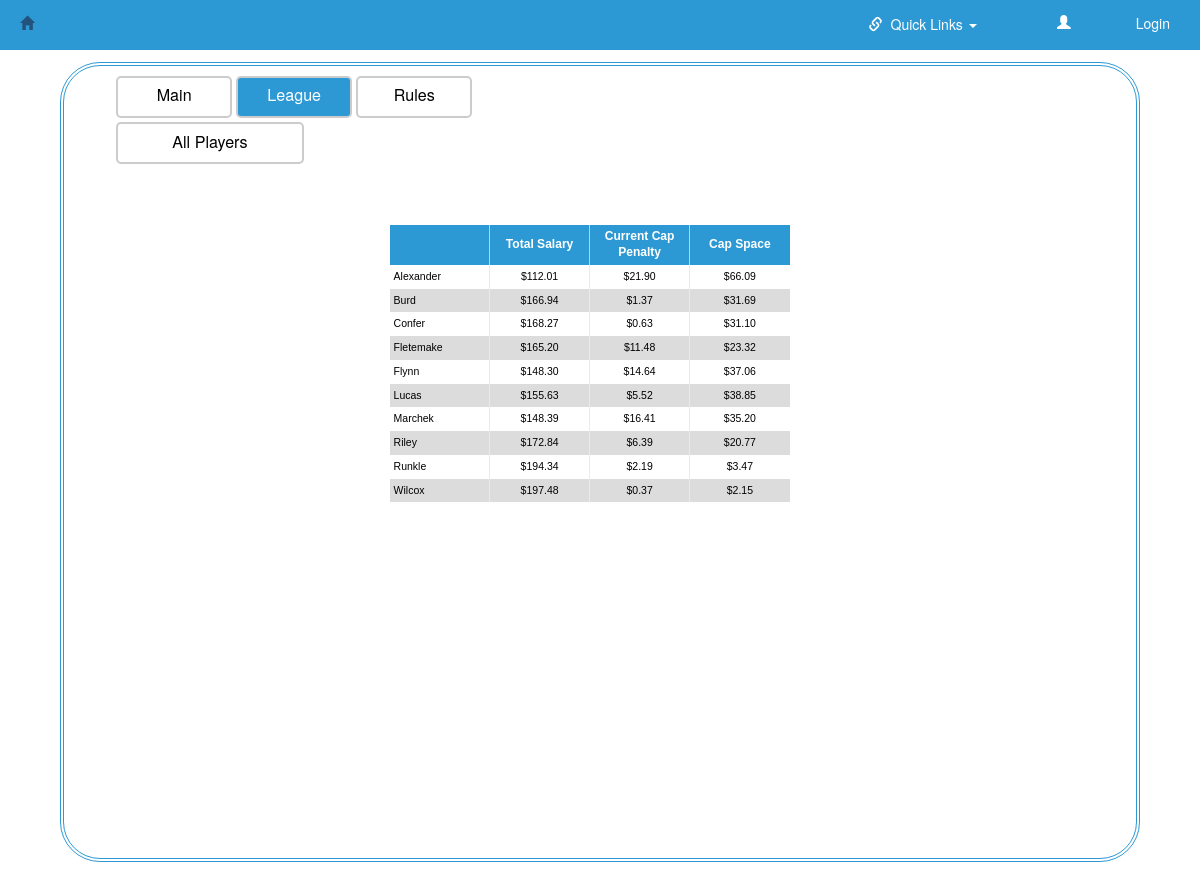
Page /league/cap_summary on the committed database.
### dyno/models.py (models this page shows, shortened)
class Player(models.Model):
    position = models.CharField(max_length=3)
    name = models.CharField(max_length=60)
    team = models.CharField(max_length=20)
    contract_type = models.CharField(max_length=20)
    total_value = models.DecimalField(max_digits=5, decimal_places=2)
    signing_bonus = models.DecimalField(max_digits=5, decimal_places=2)
    salary = models.DecimalField(max_digits=5, decimal_places=2)
    yr1_salary = models.DecimalField(max_digits=5, decimal_places=2)
    yr2_salary = models.DecimalField(max_digits=5, decimal_places=2, null=True, blank=True)
    yr3_salary = models.DecimalField(max_digits=5, decimal_places=2, null=True, blank=True)
    yr4_salary = models.DecimalField(max_digits=5, decimal_places=2, null=True, blank=True)
    yr5_salary = models.DecimalField(max_digits=5, decimal_places=2, null=True, blank=True)
    yr1_sb = models.DecimalField(max_digits=5, decimal_places=2)
    yr2_sb = models.DecimalField(max_digits=5, decimal_places=2, null=True, blank=True)
    yr3_sb = models.DecimalField(max_digits=5, decimal_places=2, null=True, blank=True)
    yr4_sb = models.DecimalField(max_digits=5, decimal_places=2, null=True, blank=True)
    yr5_sb = models.DecimalField(max_digits=5, decimal_places=2, null=True, blank=True)
    notes = models.TextField(null=True, blank=True)
    yr1_role = models.CharField(max_length=8, null=True, blank=True)
    yr2_role = models.CharField(max_length=8, null=True, blank=True)
    yr3_role = models.CharField(max_length=8, null=True, blank=True)
    yr4_role = models.CharField(max_length=8, null=True, blank=True)
    yr5_role = models.CharField(max_length=8, null=True, blank=True)

### dyno/views.py (the view)
# urls.py: url(r'^league/cap_summary$', views.leaguecapsummary, name='league page - cap summary'),
def leaguecapsummary(request):
    a = Player.objects.all()
    team_list = []
    salary_list = []
    current_cap_penalty = []
    cap_space = []
    for x in a:
        team_list.append(x.team)
    team_list = list(set(team_list))
    team_list = sorted(team_list)
    for x in range(len(team_list)):
        salary_list.append(Decimal(0))
        current_cap_penalty.append(Decimal(0))
        cap_space.append(Decimal(0))
    for x in a:
        for y in range(len(team_list)):
            if x.team == team_list[y]:
                salary_list[y] += (Decimal(x.yr1_salary)+Decimal(x.yr1_sb))
    b = Team.objects.all()
    for x in b:
        for y in range(len(team_list)):
            if x.internal_name == team_list[y]:
                current_cap_penalty[y] += Decimal(x.yr1_cap_penalty)
    for x in range(len(team_list)):
        cap_space[x] = Decimal(200) - salary_list[x] - current_cap_penalty[x]
    summary_data = []
    for x in range(len(team_list)):
        summary_data.append([team_list[x], salary_list[x], current_cap_penalty[x], cap_space[x]])
    return render(request, 'league/league_cap_summary.html', {'summary_data' : summary_data})

### templates/league/league_cap_summary.html
{% extends 'league.html' %}
{% block content %}
    <div class="tab_area" id="third_tab_area">
    </div>
    <div id="display_area">
        <div class="cap_summary_datagrid">
            <table>
                <thead>
                    <tr>
                        <th width="100px"></th>
                        <th width="100px" style="text-align: center">Total Salary</th>
                        <th width="100px" style="text-align: center">Current Cap Penalty</th>
                        <th width="100px" style="text-align: center">Cap Space</th>
                    </tr>
                </thead>
                <tbody>
                    {% for a,b,c,d in summary_data %}
                        {% if forloop.counter0|divisibleby:2 %}
                            <tr>
                                <td>{{ a }}</td>
                                <td style="text-align: center">${{ b }}</td>
                                <td style="text-align: center">${{ c }}</td>
                                <td style="text-align: center">${{ d }}</td>
                            </tr>
                        {% else %}
                            <tr class="cap_summary_data_aux">
                                <td>{{ a }}</td>
                                <td style="text-align: center">${{ b }}</td>
                                <td style="text-align: center">${{ c }}</td>
                                <td style="text-align: center">${{ d }}</td>
                            </tr>
                        {% endif %}
                    {% endfor %}
                </tbody>
            </table>
        </div>
    </div>
{% endblock %}

### templates/league.html (shortened to what this page needs)
<!DOCTYPE html>
{% load staticfiles %}
<html lang="en">
    <head>
        <link rel="stylesheet" href="//maxcdn.bootstrapcdn.com/bootstrap/3.2.0/css/bootstrap.min.css">
        <link rel="stylesheet" href="//maxcdn.bootstrapcdn.com/bootstrap/3.2.0/css/bootstrap-theme.min.css">
        <link rel="stylesheet" href="{% static 'css/dyno.css' %}">
    </head>
    <body>
        <nav class="nav_bar">
            {% if user.is_authenticated %}
                <a href="/logout" class="nav_button" id="logout_link" style="padding-left: 15px">Logout</a>
                <span style="font-size: 1.2em; float: right; padding-top: 11px; color: white">{{ user.get_username }}</span>
            {% else %}
                <a href="/login" class="nav_button" id="login_link">Login</a>
            {% endif %}
            <i class="glyphicon glyphicon-user" style="float: right; padding-top: 14px; padding-right: 5px; color: white"></i>
            <div class="dropdown" style="float: right; padding-right: 80px">
                <a href="#" class="dropdown-toggle" data-toggle="dropdown" style="color: white"><i class="glyphicon glyphicon-link" style="padding-right: 8px"></i>Quick Links <b class="caret"></b></a>
            </div>
            <a href="/" class="nav_button" id="home_button" style="float: left; padding-left: 20px"><i class="glyphicon glyphicon-home"></i></a>
        </nav>
        <section id="center_area">
            <div id="main_center_area">
                <div class="tab_area" id="first_tab_area">
                    <a href="/main" class="tab_button" id="main_button">Main</a>
                    <a href="/league/all_players" class="tab_button" id="league_button" style="background-color: #2d99d4; color: white">League</a>
                    <a href="/rules" class="tab_button" id="rules_button">Rules</a>
                </div>
                <div class="tab_area" id="second_tab_area">
                    {% if request.path == '/league/all_players' %}
                        <a href="/league/all_players" class="second_tab_button_league" id="all_players_button" style="background-color: #2d99d4; color: white">All Players</a>
                    {% else %}
                        <a href="/league/all_players" class="second_tab_button_league" id="all_players_button">All Players</a>
                    {% endif %}
                </div>
                {% block content %}
                {% endblock %}
            </div>
        </section>
    </body>
</html>

### dyno/static/css/dyno.css (style rules this page uses)
.nav_bar { height: 50px; background-color: #2d99d4; }
.nav_button { float: right; color: #ffffff; padding-top: 13px; }
#login_link, #logout_link { padding-left: 5%; padding-right: 30px; }
.dropdown { background-color: #2d99d4; padding-top: 14px; }
#center_area { padding: 1% 5% 2% 5%; }
.tab_area { height: 6%; padding: 0px 4% 0px 4%; }
#main_center_area { padding: 10px 10px 10px 10px; height: 800px; border-radius: 40px; border-style: double; border-width: 4px; border-color: #2d99d4; }
#display_area { height: 82%; }
.tab_button, .second_tab_button_league, .second_tab_button_team, .third_tab_button_team, .mini_tab_button_player { height: 90%; vertical-align: middle; color: black; background-color: white; padding-top: 0.55%; border-radius: 5px; border: 2px solid #cccccc; text-align: center; text-decoration: none; display: inline-block; font-size: 1.15em; }
.tab_button { width: 12%; }
.second_tab_button_league { width: 19.4%; }
.cap_summary_datagrid table { border-collapse: collapse; }
.cap_summary_datagrid { height: 100%; padding-top: 1%; padding-left: 30%; font: normal 0.75em/150% Arial, Helvetica, sans-serif; background: #fff; overflow: hidden; -webkit-border-radius: 10px; -moz-border-radius: 10px; border-radius: 10px; }
.cap_summary_datagrid table td, .cap_summary_datagrid table th { padding: 4px 4px; }
.cap_summary_datagrid table thead th { background-color:#2d99d4; color:#FFFFFF; font-size: 1.15em; font-weight: bold; border-left: 1px solid #cccccc; }
.cap_summary_datagrid table thead th:first-child { border: none; }
.cap_summary_datagrid table tbody td { color: black; border-left: 1px solid #E1EEF4; font-size: 1em; font-weight: normal; }
.cap_summary_datagrid table tbody td:first-child { border-left: none; }
.cap_summary_datagrid table tbody tr:last-child td { border-bottom: none; }
.cap_summary_data_aux { background-color: #dcdcdc; }

### rows in the picture
Player: summary_data "Alexander"
Player: summary_data "Burd"
Player: summary_data "Confer"
Player: summary_data "Fletemake"
Player: summary_data "Flynn"
Player: summary_data "Lucas"
Player: summary_data "Marchek"
Player: summary_data "Riley"
Player: summary_data "Runkle"
Player: summary_data "Wilcox"

### other values in the picture
{{ b }} "112.01" "168.27" "148.30" "148.39" "194.34"
{{ c }} "21.90" "0.63" "14.64" "16.41" "2.19"
{{ d }} "66.09" "31.10" "37.06" "35.20" "3.47"
{{ b }} "166.94" "165.20" "155.63" "172.84" "197.48"
{{ c }} "1.37" "11.48" "5.52" "6.39" "0.37"
{{ d }} "31.69" "23.32" "38.85" "20.77" "2.15"
